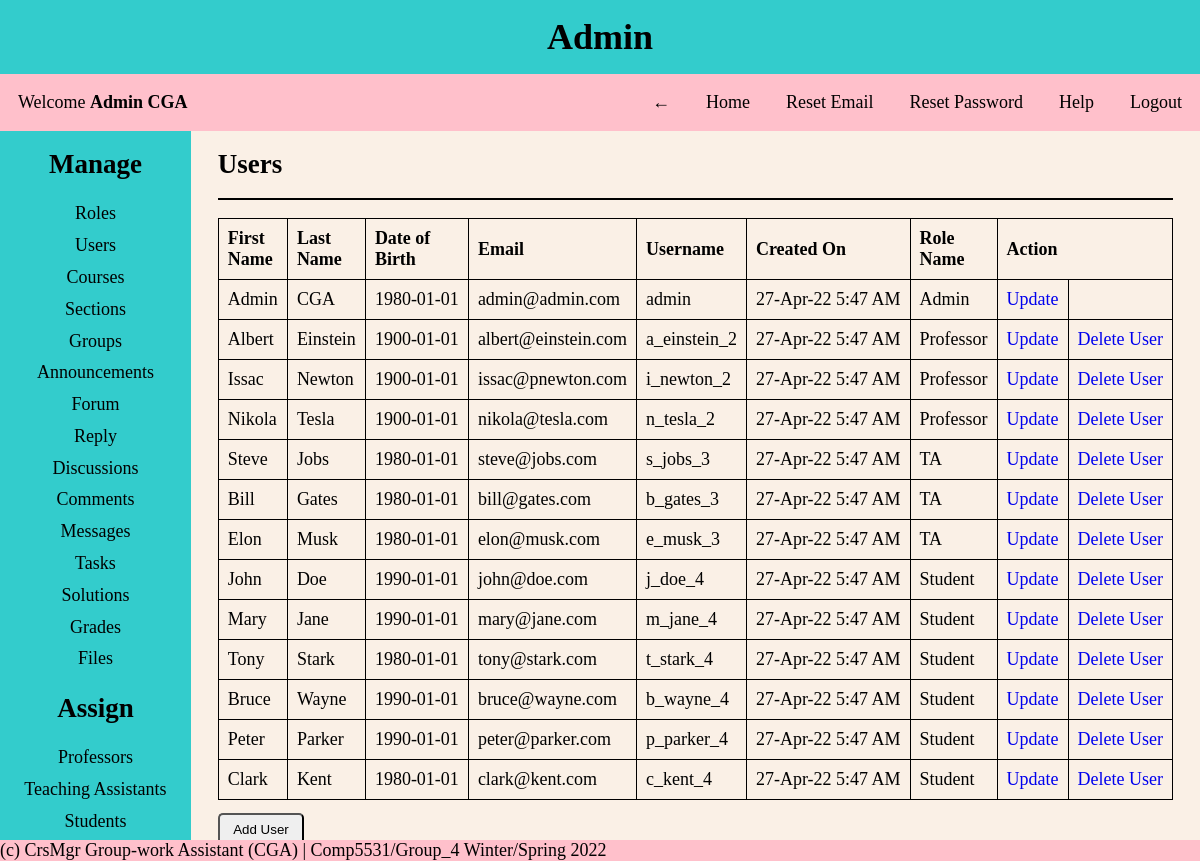
The app's page /pages/admin.php?page=users (signed in) with its own data.
### tables this page shows
CREATE TABLE users
(
  user_id INT NOT NULL AUTO_INCREMENT PRIMARY KEY,
  first_name VARCHAR(30) NOT NULL,
  last_name VARCHAR(30) NOT NULL,
  dob DATE NOT NULL,
  email VARCHAR(30) NOT NULL UNIQUE,
  username VARCHAR(30) NOT NULL UNIQUE,
  password VARCHAR(30) NOT NULL,
  created_on DATETIME DEFAULT CURRENT_TIMESTAMP,
  first_login TINYINT NOT NULL,
  role_id INT NOT NULL,
  FOREIGN KEY (role_id) REFERENCES roles(role_id)
);

CREATE TABLE roles
(
  role_id INT NOT NULL AUTO_INCREMENT PRIMARY KEY,
  role_name VARCHAR(30) NOT NULL UNIQUE,
  role_description VARCHAR(255) NOT NULL
);

### helper/functions.php (called while the page is built, shortened)
<?php
function isAdmin()
{
    if (isset($_SESSION['role_id']) && $_SESSION['role_id'] == 1) {
        return true;
    }
    return false;
}
function date_convert($date)
{
    $date = strtotime($date);
    return date('d-M-y g:i A', $date);
}

### CRUD/users.php (the view, shortened to what this page needs)
<div class="content-body">
    <?php
    $query = "SELECT * FROM users as u JOIN roles as r ON u.role_id = r.role_id ORDER BY user_id ASC";
    $results = mysqli_query($conn, $query);
    ?>
    <h2>Users</h2>
    <hr>
    <table>
        <thead>
            <tr>
                <th>First Name</th>
                <th>Last Name</th>
                <th>Date of Birth</th>
                <th>Email</th>
                <th>Username</th>
                <th>Created On</th>
                <th>Role Name</th>
                <?php isAdmin() ? print '<th colspan="2">Action</th>' : '' ?>
            </tr>
        </thead>
        <tbody>
            <?php
            foreach ($results as $users) {
                $user_id = $users['user_id'];
                $first_name = $users['first_name'];
                $last_name = $users['last_name'];
                $dob = $users['dob'];
                $email = $users['email'];
                $username = $users['username'];
                $created_on = date_convert($users['created_on']);
                $role_name = $users['role_name'];
                $role_id = $users['role_id'];
            ?>
                <tr>
                    <td><?= $first_name ?></td>
                    <td><?= $last_name ?></td>
                    <td><?= $dob ?></td>
                    <td><?= $email ?></td>
                    <td><?= $username ?></td>
                    <td><?= $created_on ?></td>
                    <td><?= $role_name ?></td>
                    <?php if (isAdmin()) {
                        echo '<td><a href="?page=users&update_view=true&update_id=' . $user_id . '">Update</a></td>';
                        if ($role_id != 1) {
                            echo "<td><a href='?page=users&delete_id=" . $user_id . "&role_id=" . $role_id . "' onclick='return confirm(&quot;Are you sure you want to delete? &quot;)'>Delete User</a></td>";
                        }
                    } ?>
                </tr>
            <?php
            }
            ?>
        </tbody>
    </table>
    <?php if (isAdmin()) { ?>
        <a href="?page=users&add_view=true">
            <button>Add User</button>
        </a>
    <?php } ?>
</div>

### includes/header.php (shortened to what this page needs)
<?php
require('../helper/functions.php');
$name = $_SESSION['name'];
$role_name = $_SESSION['role_name'];
?>
<!DOCTYPE html>
<html lang="en">
<head>
    <link rel="stylesheet" href="../styles/style.css">
</head>
<body>
    <header>
        <div class="title-bar">
            <h1><?= $role_name ?></h1>
            <nav>
                <div class="header-minimum">
                    <p>Welcome <b><?= $name ?></b></p>
                </div>
                <ul class="header-link" id="header-link">
                    <li><a href="javascript:history.go(-1)">&larr;</a></li>
                    <li><a href="?page=home">Home</a></li>
                    <li><a href="../auth/reset-email.php">Reset Email</a></li>
                    <li><a href="../auth/reset-password.php">Reset Password</a></li>
                    <li><a href="?page=help">Help</a></li>
                    <li><a href="../auth/logout.php">Logout</a></li>
                </ul>
            </nav>
        </div>
    </header>

### pages/admin.php (shortened to what this page needs)
<?php require("../includes/header.php"); ?>
<main>
    <div class="main-body">
        <section>
            <div class="col-left">
                <div class="main-menu">
                    <h2>Manage</h2>
                    <ul class="menu-list">
                        <li><a href="?page=roles">Roles</a></li>
                        <li><a href="?page=users">Users</a></li>
                        <li><a href="?page=courses">Courses</a></li>
                        <li><a href="?page=sections">Sections</a></li>
                        <li><a href="?page=groups">Groups</a></li>
                        <li><a href="?page=announcements">Announcements</a></li>
                        <li><a href="?page=forums">Forum</a></li>
                        <li><a href="?page=reply">Reply</a></li>
                        <li><a href="?page=discussions">Discussions</a></li>
                        <li><a href="?page=comments">Comments</a></li>
                        <li><a href="?page=messages">Messages</a></li>
                        <li><a href="?page=task">Tasks</a></li>
                        <li><a href="?page=solution">Solutions</a></li>
                        <li><a href="?page=grades">Grades</a></li>
                        <li><a href="?page=files">Files</a></li>
                    </ul>
                    <h2>Assign</h2>
                    <ul class="menu-list">
                        <li><a href="?page=assign-professors">Professors</a></li>
                        <li><a href="?page=assign-tas">Teaching Assistants</a></li>
                        <li><a href="?page=assign-students">Students</a></li>
                    </ul>
                </div>
            </div>
        </section>
        <section>
            <div class="col-right">
                <?php
                if (isset($_GET['page'])) {
                    $page = $_GET['page'];
                    if (file_exists("../CRUD/" . $page . ".php")) {
                        include("../CRUD/" . $page . ".php");
                    }
                } else {
                    include("../includes/home.php");
                }
                ?>
            </div>
        </section>
    </div>
</main>
<?php require("../includes/footer.php"); ?>

### includes/footer.php (shortened to what this page needs)
<footer>
    <p> (c) CrsMgr Group-work Assistant (CGA) | Comp5531/Group_4 Winter/Spring 2022</p>
</footer>
</body>
</html>

### styles/style.css (style rules this page uses)
* { margin: 0; padding: 0; box-sizing: border-box; }
body { background-color: #faf0e6; font-family: 'Times New Roman', Times, serif; font-size: large; }
li { list-style-type: none; overflow-wrap: break-word; }
a { text-decoration: none; }
header h1 { background: #33cccc; padding: 1rem 0.5rem; text-align: center; font-weight: bolder; }
.header-minimum { display: flex; align-items: center; justify-content: space-between; background-color: #ffc0cb; }
.header-link { background-color: #ffc0cb; }
nav p { padding: 0 1em; }
nav li { list-style-type: none; padding: 1em; }
nav li a { text-decoration: none; color: black; }
.main-body { display: grid; }
section { text-align: center; }
.col-left { overflow: hidden; background-color: #33cccc; padding: 1em 0; height: 84vh; }
hr { border: 1px solid black; margin: 1em 0; }
.main-menu ul { list-style-type: none; }
.menu-list { padding: 1em 0; }
.menu-list li { padding: 0.3em 0; }
.menu-list a { text-decoration: none; color: black; display: block; }
.col-right { overflow-y: scroll; text-align: left; padding: 1em; height: 84vh; }
.content-body { padding: 0 0.5em; text-align: left; }
table, th, td { border: 1px solid; border-collapse: collapse; text-align: left; padding: 0.5em; }
td { max-width: 250px; overflow: hidden; text-overflow: ellipsis; white-space: nowrap; }
button { padding: 0.5em 1em; border-radius: 5px; margin: 1em 0 auto; }
footer p { background-color: #ffc0cb; position: fixed; bottom: 0px; width: 100%; }
@media only screen and (min-width: 480px) { .main-body { grid-template-columns: 2fr 4fr; } }
@media only screen and (min-width: 480px) { .header-link { display: none; } }
@media only screen and (min-width: 768px) { .main-body { grid-template-columns: 1fr 4fr; } }
@media only screen and (min-width: 1024px) { .main-body { grid-template-columns: 1fr 5fr; } }
@media only screen and (min-width: 1024px) { nav { display: flex; align-items: center; justify-content: space-between; background-color: #ffc0cb; } }
@media only screen and (min-width: 1024px) { .header-link { display: flex; flex-wrap: wrap; background-color: #ffc0cb; } }
@media only screen and (max-height: 900px) and (min-width: 480px) { .col-left { overflow-y: scroll; } }

### records on screen
users: first_name "Admin", last_name "CGA", dob "1980-01-01", email "admin@admin.com", username "admin", created_on "27-Apr-22 5:47 AM", role.role_name "Admin"
users: first_name "Albert", last_name "Einstein", dob "1900-01-01", email "albert@einstein.com", username "a_einstein_2", created_on "27-Apr-22 5:47 AM", role.role_name "Professor"
users: first_name "Issac", last_name "Newton", dob "1900-01-01", email "issac@pnewton.com", username "i_newton_2", created_on "27-Apr-22 5:47 AM", role.role_name "Professor"
users: first_name "Nikola", last_name "Tesla", dob "1900-01-01", email "nikola@tesla.com", username "n_tesla_2", created_on "27-Apr-22 5:47 AM", role.role_name "Professor"
users: first_name "Steve", last_name "Jobs", dob "1980-01-01", email "steve@jobs.com", username "s_jobs_3", created_on "27-Apr-22 5:47 AM", role.role_name "TA"
users: first_name "Bill", last_name "Gates", dob "1980-01-01", email "bill@gates.com", username "b_gates_3", created_on "27-Apr-22 5:47 AM", role.role_name "TA"
users: first_name "Elon", last_name "Musk", dob "1980-01-01", email "elon@musk.com", username "e_musk_3", created_on "27-Apr-22 5:47 AM", role.role_name "TA"
users: first_name "John", last_name "Doe", dob "1990-01-01", email "john@doe.com", username "j_doe_4", created_on "27-Apr-22 5:47 AM", role.role_name "Student"
users: first_name "Mary", last_name "Jane", dob "1990-01-01", email "mary@jane.com", username "m_jane_4", created_on "27-Apr-22 5:47 AM", role.role_name "Student"
users: first_name "Tony", last_name "Stark", dob "1980-01-01", email "tony@stark.com", username "t_stark_4", created_on "27-Apr-22 5:47 AM", role.role_name "Student"
users: first_name "Bruce", last_name "Wayne", dob "1990-01-01", email "bruce@wayne.com", username "b_wayne_4", created_on "27-Apr-22 5:47 AM", role.role_name "Student"
users: first_name "Peter", last_name "Parker", dob "1990-01-01", email "peter@parker.com", username "p_parker_4", created_on "27-Apr-22 5:47 AM", role.role_name "Student"
users: first_name "Clark", last_name "Kent", dob "1980-01-01", email "clark@kent.com", username "c_kent_4", created_on "27-Apr-22 5:47 AM", role.role_name "Student"

### other values on screen
$role_name "Admin"
$name "Admin CGA"
